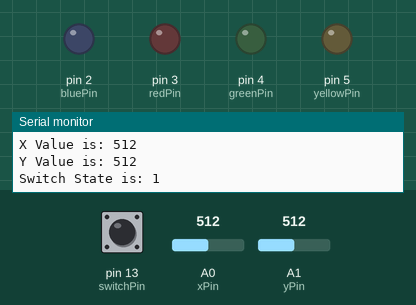
Simulated run of this sketch. Board: Arduino Uno, built with avr-gcc and run on an emulated ATmega328P. On the bench: output pins drawn as LEDs (lit = HIGH), the last lines printed to the serial monitor. The inputs (shaded band) are chosen by the test bench; at power-on: A0 (xPin) = 512, A1 (yPin) = 512, pin 13 (switchPin) HIGH.

Above: at 1.3 s.
1.4 s: A0 (xPin) set to 315
2.9 s: A0 (xPin) set to 288
At 3.7 s:
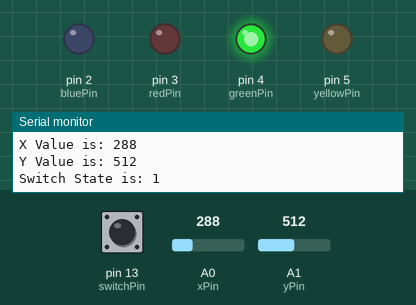
4.5 s: A1 (yPin) set to 309
6.0 s: A1 (yPin) set to 290
At 7.2 s:
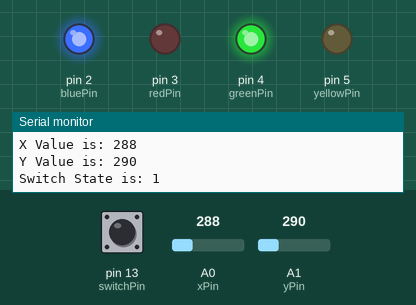
7.5 s: A0 (xPin) set to 306
At 8.6 s:
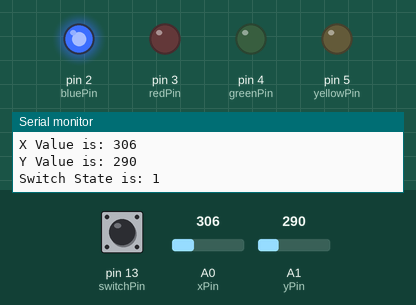
9.0 s: A1 (yPin) set to 910
At 9.9 s:
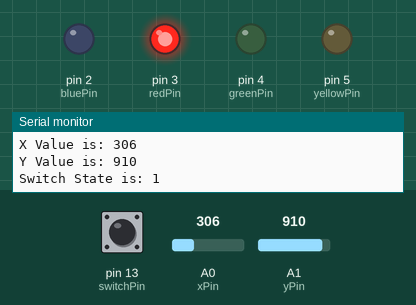
Timing chart, 0 to 11.5 s (numbered marks = the images above; inputs shaded):
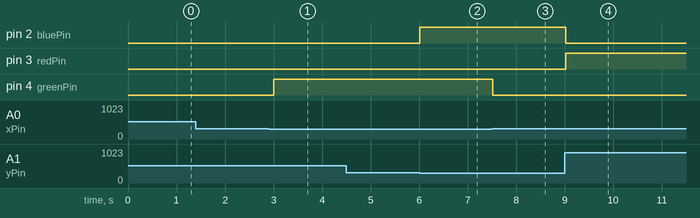

The sketch:

joystick.ino
```cpp
int xPin = A0;
int yPin = A1;
int switchPin = 13;
int bluePin = 2;
int redPin = 3;
int greenPin = 4;
int yellowPin = 5;

int xVal;
int yVal;
int switchVal;

void setup() {
  // put your setup code here, to run once:
  Serial.begin(9600);
  pinMode(xPin, INPUT);
  pinMode(yPin, INPUT);
  pinMode(switchPin, INPUT);
  pinMode(bluePin, OUTPUT);
  pinMode(redPin, OUTPUT);
  pinMode(greenPin, OUTPUT);
  pinMode(yellowPin, OUTPUT);

  digitalWrite(switchPin, HIGH);
}

void loop() {
  // put your main code here, to run repeatedly:
  xVal = analogRead(xPin);
  yVal = analogRead(yPin);
  switchVal = digitalRead(switchPin);

  printValues(xVal, yVal, switchVal);

  if(yVal < 300){
    digitalWrite(bluePin, HIGH);
    digitalWrite(redPin, LOW);
  } else if (yVal > 900) {
    digitalWrite(redPin, HIGH);
    digitalWrite(bluePin, LOW);
  } else {
    digitalWrite(redPin, LOW);
    digitalWrite(bluePin, LOW);
  }

  if(xVal < 300){
    digitalWrite(greenPin, HIGH);
    digitalWrite(yellowPin, LOW);
  } else if (xVal > 900) {
    digitalWrite(yellowPin, HIGH);
    digitalWrite(greenPin, LOW);
  } else {
    digitalWrite(greenPin, LOW);
    digitalWrite(yellowPin, LOW);
  }
  delay(500);
}

void printValues(int xVal, int yVal, int switchValue){
  Serial.print("X Value is: ");
  Serial.println(xVal);
  Serial.print("Y Value is: ");
  Serial.println(yVal);
  Serial.print("Switch State is: ");
  Serial.println(switchVal);
}
```

Measured:
- the behaviour switches between 300 and 299 on A0 (xPin) (found by bisection; images 0 and 1)
- the behaviour switches between 300 and 299 on A1 (yPin) (found by bisection; images 1 and 2)
- after the input at 2.9 s, pin 4 (greenPin): LOW → HIGH after 0.11 s
- after the input at 6.0 s, pin 2 (bluePin): LOW → HIGH at once
- after the input at 7.5 s, pin 4 (greenPin): HIGH → LOW at once
- after the input at 9.0 s, pin 2 (bluePin): HIGH → LOW at once; pin 3 (redPin): LOW → HIGH at once
